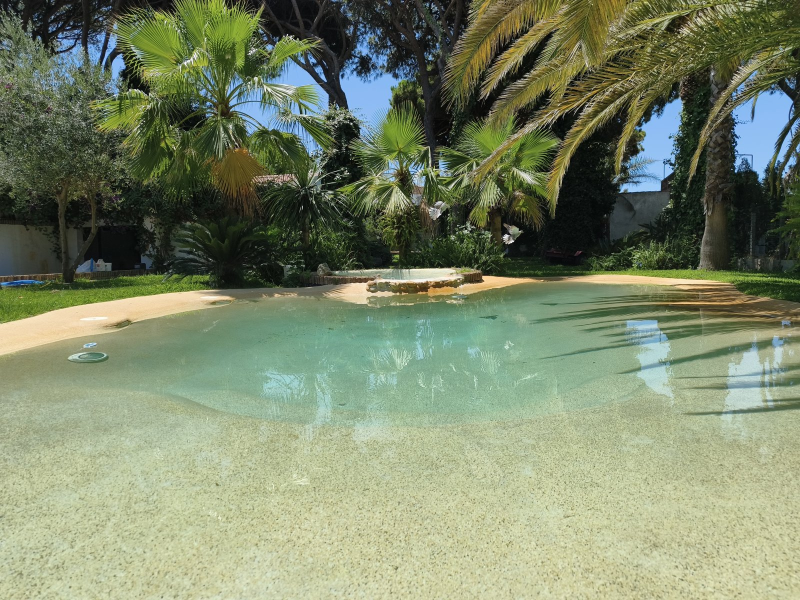
#> input picture assets/foto-original.jpg, 1600 x 1200 px, found by its file name (shown at 1/2 size)
$ python make_assets.py
#> lines starting #> are read from the running program, lines starting #| are printed output that depends on the picture; after the words box and inside, x2 and y2 are one past the last pixel; in counts of white or black regions, pixels touching at a corner belong together
"""Genera las texturas del juego a partir de la foto de la piscina.

Uso:  python3 tools/make_assets.py assets/foto-original.jpg [foto-a-resolucion-completa.jpg]
Crea en assets/: fondo.jpg (panorama 360), arena_fondo.jpg, arena_borde.jpg, cesped_foto.jpg,
palma_abanico.png, palma_hoja.png, palma_tronco.jpg,
planta_helecho.png, planta_cica.png, planta_arbusto.png
"""
import sys
import numpy as np
from PIL import Image, ImageFilter

src = Image.open(sys.argv[1] if len(sys.argv) > 1 else "assets/foto-original.jpg").convert("RGB")
#> src is the input picture: PIL image 1600x1200 RGB; mean R, G, B 123.5, 134.6, 106.1
W, H = src.size
#> W = 1600; H = 1200
a = np.asarray(src).astype(np.float32)
rng = np.random.default_rng(7)


def mean(x0, y0, x1, y1):
    """Color medio de una zona (coordenadas relativas 0..1)."""
    return a[int(y0 * H):int(y1 * H), int(x0 * W):int(x1 * W)].reshape(-1, 3).mean(0)


deck = mean(0.02, 0.535, 0.12, 0.555)      # arena del borde (zona iluminada)
#> deck = [239.9, 215.2, 175]
grass = mean(0.0, 0.47, 0.08, 0.495)       # cesped
#> grass = [77.62, 99.27, 55.87]
sky = mean(0.46, 0.16, 0.49, 0.2)          # cielo
#> sky = [134.2, 176.9, 215.8]

# --- 1. Panorama equirectangular: jardin de la foto alrededor del horizonte ---
EW, EH = 3072, 1536
horizon = EH // 2
pano = np.zeros((EH, EW, 3), np.float32)
# cielo degradado
for y in range(horizon):
    t = y / horizon
    pano[y] = np.array([70, 125, 205]) * (1 - t) + sky * 1.08 * t
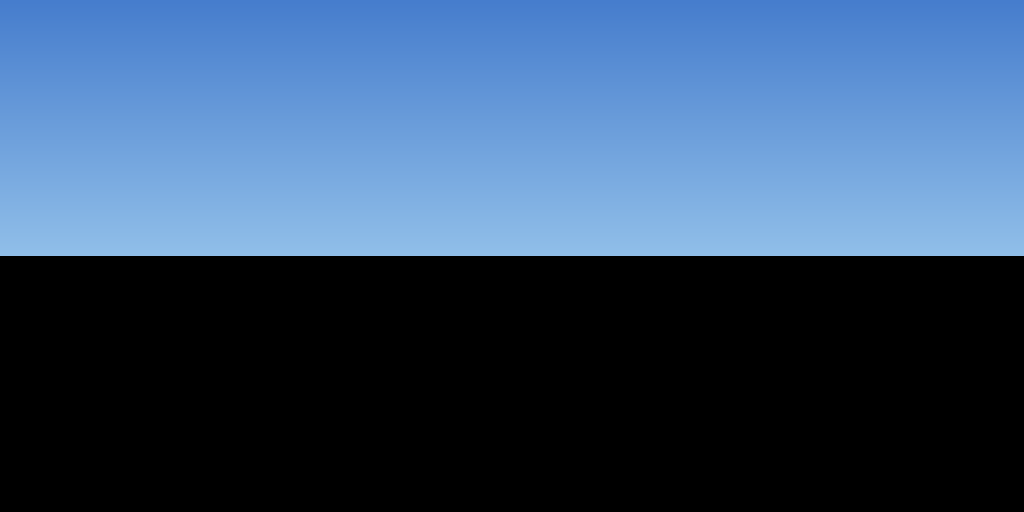
#> pano: shape (1536, 3072, 3) float32 (shown at 1/3 size); mean of channels 0, 1, 2 53.7, 80.1, 108.9; drawn as R, G, B
# suelo (cesped) debajo del horizonte
pano[horizon:] = grass * 0.85

strip_rows = int(H * 0.433)                 # jardin, sin la piscina
#> strip_rows = 519
strip = np.asarray(src.crop((0, 0, W, strip_rows))).astype(np.float32)
strip = np.concatenate([strip, strip[:, ::-1]], axis=1)  # espejo -> 360 grados sin costura
#> strip: shape (519, 3200, 3) float32
sh = int(EW * strip.shape[0] / strip.shape[1] * 1.15)
#> sh = 572
strip = np.asarray(Image.fromarray(strip.astype(np.uint8)).resize((EW, sh), Image.LANCZOS)).astype(np.float32)
#> strip: shape (572, 3072, 3) float32
y0 = horizon - sh
#> y0 = 196
fade = 140
for i in range(sh):
    alpha = min(1.0, i / fade)
    pano[y0 + i] = pano[y0 + i] * (1 - alpha) + strip[i] * alpha
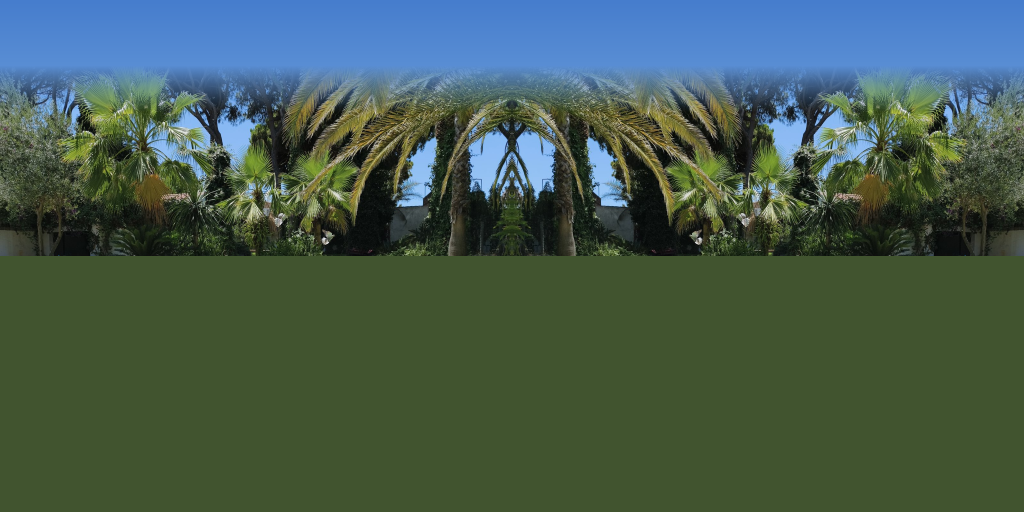
#> pano: shape (1536, 3072, 3) float32 (shown at 1/3 size); mean of channels 0, 1, 2 69.5, 96.9, 72.9; drawn as R, G, B
Image.fromarray(np.clip(pano, 0, 255).astype(np.uint8)).save("assets/fondo.jpg", quality=82)

# --- 2. Arena del fondo de la piscina (recorte real de la foto) ---
crop = src.crop((int(W * 0.3), int(H * 0.78), int(W * 0.3) + int(H * 0.22), H))
floor = crop.resize((512, 512), Image.LANCZOS)
fa = np.asarray(floor).astype(np.float32)
fa = (fa - fa.mean((0, 1))) * 1.3 + np.array([214, 206, 170])   # quitar parte del tinte verde del agua
Image.fromarray(np.clip(fa, 0, 255).astype(np.uint8)).save("assets/arena_fondo.jpg", quality=85)

# --- 3. Arena del borde: el mismo grano recoloreado con el color del borde ---
lum = fa.mean(2, keepdims=True)
da = (lum - lum.mean()) * 0.9 + deck
Image.fromarray(np.clip(da, 0, 255).astype(np.uint8)).save("assets/arena_borde.jpg", quality=85)

print("colores -> borde", deck.round(), "cesped", grass.round(), "cielo", sky.round())
#| colores -> borde [240. 215. 175.] cesped [78. 99. 56.] cielo [134. 177. 216.]

# --- 5. Palmeras: hojas y tronco recortados de la foto ---
# Si se pasa la foto a resolución completa como 2º argumento, se usa para más nitidez.
hi = Image.open(sys.argv[2]).convert("RGB") if len(sys.argv) > 2 else src
k = hi.size[0] / 1000          # coordenadas en una rejilla de 1000 x 750 sobre la foto
#> k = 1.6


def crop_g(x0, y0, x1, y1):
#> called with x0 = 432, y0 = 125, x1 = 562, y1 = 255
    return hi.crop(tuple(int(v * k) for v in (x0, y0, x1, y1)))


def leaf_alpha(img, min_lum=85):
    """Alfa: quita el cielo azul y el fondo oscuro, deja las hojas."""
#> called with min_lum = 90
    c = np.asarray(img).astype(np.float32)
    r, g, b = c[..., 0], c[..., 1], c[..., 2]
    lum = 0.3 * r + 0.59 * g + 0.11 * b
#> lum: shape (512, 512) float32
    sky = (b > r + 20) & (b > g - 10)
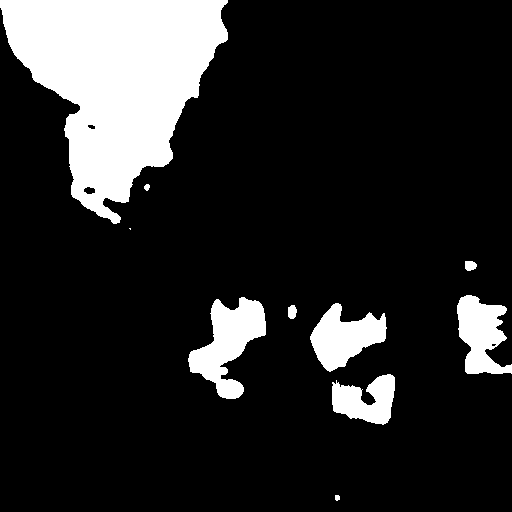
#> sky: shape (512, 512) bool; 15.6% white; 10 white regions (1 under 20 px), largest, box (x1, y1, x2, y2) and area: (0, 0, 228, 224) 28933, (188, 297, 266, 399) 3910, (310, 303, 387, 372) 2948
    keep = (~sky) & (lum > min_lum)
#> keep: shape (512, 512) bool; 36.9% white; 304 white regions (199 under 20 px), largest, box (x1, y1, x2, y2) and area: (13, 0, 512, 512) 51178, (0, 249, 328, 512) 29301, (456, 418, 512, 478) 1522
    alpha = Image.fromarray((keep * 255).astype(np.uint8)).filter(ImageFilter.MedianFilter(3))
#> alpha: PIL image 512x512 L; 37% white; 233 white regions (133 under 20 px), largest, box (x1, y1, x2, y2) and area: (14, 0, 512, 512) 51664, (0, 249, 328, 512) 29765, (456, 418, 512, 478) 1535
    rgba = img.convert("RGBA")
    rgba.putalpha(alpha)
    return rgba


# Hoja de abanico del palmito central-izquierdo, centrada en su peciolo
fan = crop_g(432, 125, 562, 255).resize((512, 512), Image.LANCZOS)
leaf_alpha(fan, 90).save("assets/palma_abanico.png")

# Hoja de la palmera datilera (arriba a la derecha): se endereza y se recorta.
# La base queda a la izquierda (u = 0) y la punta a la derecha.
frond = leaf_alpha(crop_g(590, 15, 690, 95).resize((1024, 820), Image.LANCZOS), 80)
#> in leaf_alpha (call 2), `sky = (b > r + 20) & (b > g - 10)`: sky: shape (820, 1024) bool; every value is 0
#> in leaf_alpha (call 2), `keep = (~sky) & (lum > min_lum)`: keep: shape (820, 1024) bool; 64.7% white; 367 black regions (94 under 20 px), largest, box (x1, y1, x2, y2) and area: (428, 248, 1024, 820) 103030, (90, 7, 802, 820) 91044, (109, 55, 395, 205) 13879
#> in leaf_alpha (call 2), `alpha = Image.fromarray((keep * 255).astype(np.uint8)).filter(ImageFil..`: alpha: PIL image 1024x820 L; 64.7% white; 359 black regions (91 under 20 px), largest, box (x1, y1, x2, y2) and area: (428, 248, 1024, 820) 103077, (90, 7, 802, 820) 90726, (110, 55, 395, 204) 13912
frond = frond.rotate(-32, center=(522, 400), resample=Image.BICUBIC).crop((20, 390, 1024, 660))
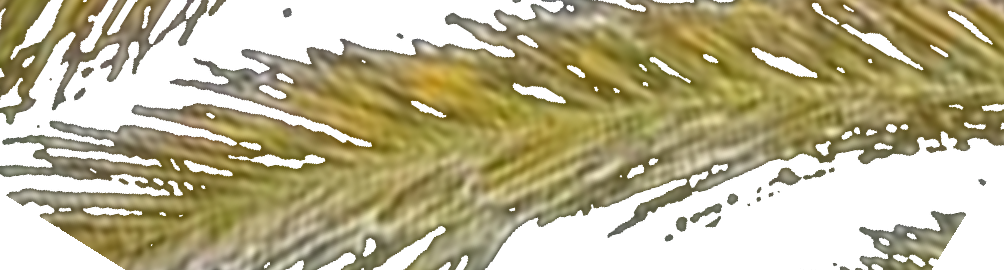
#> frond: PIL image 1004x270 RGBA; mean R, G, B, A 99.3, 91.3, 56.4, 167.2; transparent parts drawn white
frond.transpose(Image.FLIP_LEFT_RIGHT).resize((768, 206), Image.LANCZOS).save("assets/palma_hoja.png")
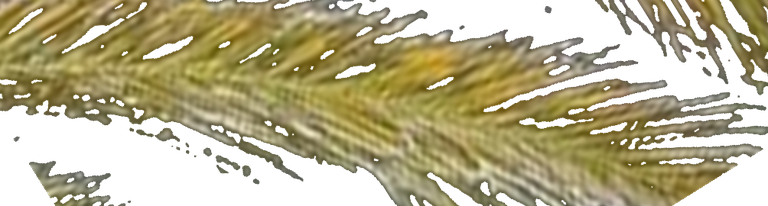
#> saved as palma_hoja.png: PIL image 768x206 RGBA; mean R, G, B, A 103.4, 94.9, 58.5, 167.2; transparent parts drawn white

# Tronco con escamas de la palmera datilera
# (girado 90 grados para que el largo del tronco vaya en horizontal, como la UV del tubo 3D)
crop_g(887, 185, 913, 240).resize((256, 541), Image.LANCZOS).transpose(Image.ROTATE_90).save("assets/palma_tronco.jpg", quality=85)
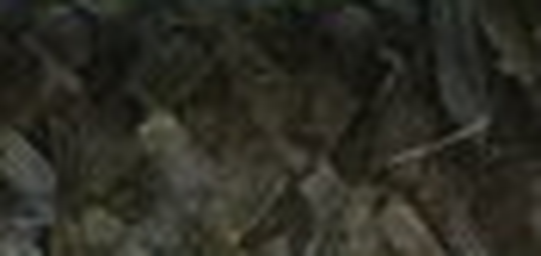
#> saved as palma_tronco.jpg: PIL image 541x256 RGB; mean R, G, B 45.2, 44.9, 35.9

# --- 6. Césped real de la foto ---
# La franja de césped al sol está muy escorzada; en vez de estirarla mucho, se apilan
# varias franjas (con volteos y desplazamientos) fundiendo las uniones.
strip_g = np.asarray(crop_g(10, 364, 150, 376)).astype(np.float32)
sw = strip_g.shape[1]
#> sw = 224
strip_g = np.asarray(Image.fromarray(strip_g.astype(np.uint8)).resize((sw, strip_g.shape[0] * 2), Image.LANCZOS)).astype(np.float32)
shh = strip_g.shape[0]
#> shh = 38
ov = max(6, shh // 5)
#> ov = 7
rows = 6
tile = np.zeros((rows * (shh - ov) + ov, sw, 3), np.float32)
wsum = np.zeros(tile.shape[:2] + (1,), np.float32)
ramp = np.ones((shh, 1, 1), np.float32)
#> ramp = 38 values from 1 to 1
ramp[:ov, 0, 0] = np.linspace(0.05, 1, ov)
ramp[-ov:, 0, 0] = np.linspace(1, 0.05, ov)
for i in range(rows):
    s_ = np.roll(strip_g, int(rng.integers(0, sw)), axis=1)
    if i % 2:
        s_ = s_[:, ::-1]
    y = i * (shh - ov)
    tile[y:y + shh] += s_ * ramp
    wsum[y:y + shh] += ramp
#> this loop made 6 passes
#> pass 2, `s_ = np.roll(strip_g, int(rng.integers(0, sw)), axis=1)`:
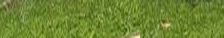
#> s_: shape (38, 224, 3) float32; mean of channels 0, 1, 2 108.2, 132.8, 47.8; drawn as R, G, B
tile /= wsum
Image.fromarray(np.clip(tile, 0, 255).astype(np.uint8)).resize((512, 512), Image.LANCZOS).save(
    "assets/cesped_foto.jpg", quality=85)

# --- 7. Plantas del jardín: follaje de la foto con silueta de arbusto ---
def bush_mask(w, h, seed):
    """Silueta de mata: cúpula apoyada en el suelo con borde irregular de hojas."""
#> called with w = 512, h = 384, seed = 1
    r = np.random.default_rng(seed)
    yy, xx = np.mgrid[0:h, 0:w].astype(np.float32)
    u = (xx / w - 0.5) * 2                     # -1..1
    v = 1 - yy / h                             # 0 abajo, 1 arriba
    ang = np.arctan2(v, u)
    edge = np.ones_like(u)
    for f in (5, 9, 17, 31):                   # borde ondulado tipo hojas
        edge += r.uniform(0.04, 0.09) * np.sin(ang * f + r.uniform(0, 6))
    dome = np.sqrt(u ** 2 + (v * 1.05) ** 2) / (0.95 * edge)
    noise = np.asarray(Image.fromarray(r.integers(0, 255, (h // 8, w // 8), dtype=np.uint8))
                       .resize((w, h), Image.BICUBIC)).astype(np.float32) / 255
    return (dome + (noise - 0.5) * 0.35) < 1


def plant_card(box, seed, gain, name):
    img = crop_g(*box).resize((512, 384), Image.LANCZOS)
    c = np.asarray(img).astype(np.float32)
    lum = c.mean(2)
    holes = lum > np.percentile(lum, 8)         # pocos huecos: solo donde el follaje es más oscuro
    alpha = (bush_mask(512, 384, seed) & holes) * 255
    c = np.clip(c * gain, 0, 255)               # están en sombra: se aclaran un poco
    out = Image.fromarray(np.dstack([c, alpha]).astype(np.uint8), "RGBA")
    out.filter(ImageFilter.MedianFilter(3)).save(f"assets/{name}")


plant_card((700, 285, 880, 340), 1, 1.35, "planta_helecho.png")    # helechos a la derecha
plant_card((210, 268, 335, 347), 2, 1.45, "planta_cica.png")       # cica (palmera enana) a la izquierda
plant_card((505, 262, 640, 331), 3, 1.3, "planta_arbusto.png")     # arbustos junto al jacuzzi
